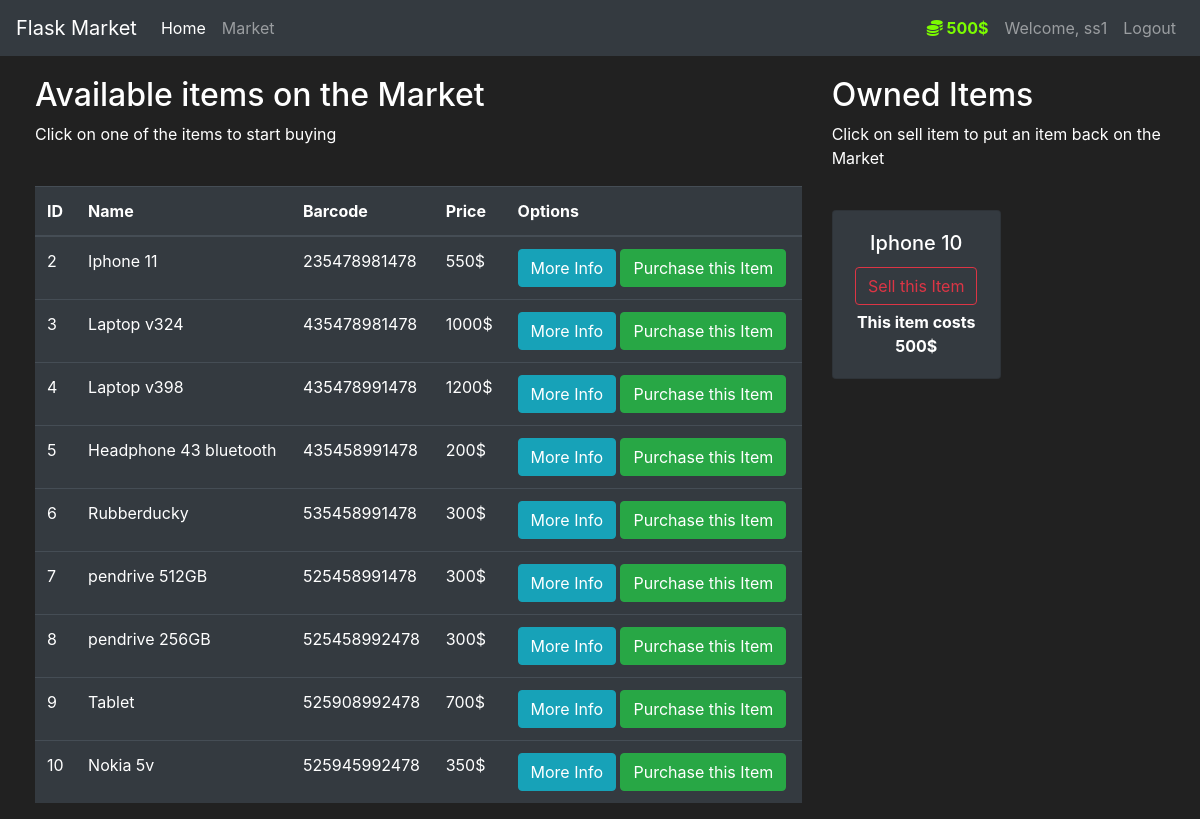
Page /market (signed in) on the committed database.
### market/models.py (models this page shows, shortened)
class User(db.Model, UserMixin):
    id             = db.Column(db.Integer(), primary_key=True)
    username       = db.Column(db.String(length=30), nullable=False, unique=True)
    email_address  = db.Column(db.String(length=50), nullable=False, unique=True)
    password_hash  = db.Column(db.String(length=60), nullable=False)
    budget         = db.Column(db.Integer(), nullable=False, default=1000)
    email_verified = db.Column(db.Boolean(), nullable=False, default=False)
    items          = db.relationship('Item', backref='owned_user', lazy=True)
    @property
    def prettier_budget(self):
        if len(str(self.budget)) >= 4:
            return f'{str(self.budget)[:-3]},{str(self.budget)[-3:]}$'
        else:
            return f"{self.budget}$"
    @property
    def password(self):
        return self.password

class Item(db.Model):
    id          = db.Column(db.Integer(), primary_key=True)
    name        = db.Column(db.String(length=30), nullable=False, unique=True)
    price       = db.Column(db.Integer(), nullable=False)
    barcode     = db.Column(db.String(length=12), nullable=False, unique=True)
    description = db.Column(db.String(length=1024), nullable=False, unique=True)
    owner       = db.Column(db.Integer(), db.ForeignKey('user.id'))

### market/routes.py (the view, shortened to what this page needs)
@app.route('/market', methods=['GET', 'POST'])
@login_required
def market_page():
    purchase_form = PurchaseItemForm()
    selling_form  = SellItemForm()
    if request.method == 'GET':
        items       = Item.query.filter_by(owner=None)
        owned_items = Item.query.filter_by(owner=current_user.id)
        return render_template('market.html', items=items, purchase_form=purchase_form,
                               owned_items=owned_items, selling_form=selling_form)

### market/models.py (called while the page is built)
@login_manager.user_loader
def load_user(user_id):
    return User.query.get(int(user_id))

### market/templates/market.html (shortened to what this page needs)
{% extends 'base.html' %}
{% block content %}
<div class="row" style="margin-top:20px; margin-left:20px">
   <div class="col-8">
       <h2>Available items on the Market</h2>
       <p>Click on one of the items to start buying</p>
       <br>
      <table class="table table-hover table-dark">
         <thead>
            <tr>
               <th scope="col">ID</th>
               <th scope="col">Name</th>
               <th scope="col">Barcode</th>
               <th scope="col">Price</th>
               <th scope="col">Options</th>
            </tr>
         </thead>
         <tbody>
            {% for item in items %}
            <tr>
               <td>{{ item.id }}</td>
               <td>{{ item.name }}</td>
               <td>{{ item.barcode }}</td>
               <td>{{ item.price }}$</td>
               <td>
                  <button class="btn btn-outline btn-info" data-toggle="modal" data-target="#Modal-MoreInfo-{{ item.id }}">More Info</button>
                  <button class="btn btn-outline btn-success" data-toggle="modal" data-target="#Modal-PurchaseConfirm-{{ item.id }}">Purchase this Item</button>
               </td>
            </tr>
            {% endfor %}
         </tbody>
      </table>
   </div>
   <div class="col-4">
        <h2>Owned Items</h2>
        <p>Click on sell item to put an item back on the Market</p>
        <br>
        <div class="row">
           {% for owned_item in owned_items %}
             <div class="col-md-6">
                 <div style="margin-bottom: 5px" class="card text-center bg-dark">
                      <div class="card-body">
                          <h5 class="card-title">{{ owned_item.name }}</h5>
                          <button type="button" class="btn btn-outline-danger" style="margin-bottom: 5px"
                                  data-toggle="modal" data-target="#Modal-SellingConfirm-{{ owned_item.id }}">
                              Sell this Item
                          </button>
                          <p class="card-text"><strong>
                              This item costs {{ owned_item.price }}$
                          </strong></p>
                      </div>
                  </div>
             </div>
           {% endfor %}
        </div>
   </div>
</div>
{% endblock %}

### market/templates/base.html (shortened to what this page needs)
<!doctype html>
<html lang="en">
   <head>
      <link rel="stylesheet" href="https://cdn.jsdelivr.net/npm/bootstrap@4.5.3/dist/css/bootstrap.min.css">
   </head>
   <body>
    <nav class="navbar navbar-expand-md navbar-dark bg-dark">
      <a class="navbar-brand" href="#">Flask Market</a>
      <div class="collapse navbar-collapse" id="navbarNav">
        <ul class="navbar-nav mr-auto">
            <li class="nav-item active">
                <a class="nav-link" href="{{ url_for('home_page') }}">Home <span class="sr-only">(current)</span></a>
            </li>
            <li class="nav-item">
                <a class="nav-link" href="{{ url_for('market_page') }}">Market</a>
            </li>
        </ul>
          {% if current_user.is_authenticated %}
            <ul class="navbar-nav">
                <li class="nav-item">
                    <a class="nav-link" style="color: lawngreen; font-weight: bold">
                        <i class="fas fa-coins"></i>
                        {{ current_user.prettier_budget }}
                    </a>
                </li>
                <li class="nav-item">
                    <a class="nav-link">Welcome, {{ current_user.username }}</a>
                </li>
                <li class="nav-item">
                    <a class="nav-link" href="{{ url_for('logout_page') }}">Logout</a>
                </li>
            </ul>
          {% endif %}
      </div>
    </nav>
      {% block content %}
      {% endblock %}
   </body>
</html>

### market/templates/base.html (style rules this page uses)
body { background-color: #212121; color: white }

### rows in the picture
User: prettier_budget "500$", username "ss1"
Item: id "2", name "Iphone 11", barcode "235478981478", price "550"
Item: id "3", name "Laptop v324", barcode "435478981478", price "1000"
Item: id "4", name "Laptop v398", barcode "435478991478", price "1200"
Item: id "5", name "Headphone 43 bluetooth", barcode "435458991478", price "200"
Item: id "6", name "Rubberducky", barcode "535458991478", price "300"
Item: id "7", name "pendrive 512GB", barcode "525458991478", price "300"
Item: id "8", name "pendrive 256GB", barcode "525458992478", price "300"
Item: id "9", name "Tablet", barcode "525908992478", price "700"
Item: id "10", name "Nokia 5v", barcode "525945992478", price "350"
Item: name "Iphone 10", price "500"
